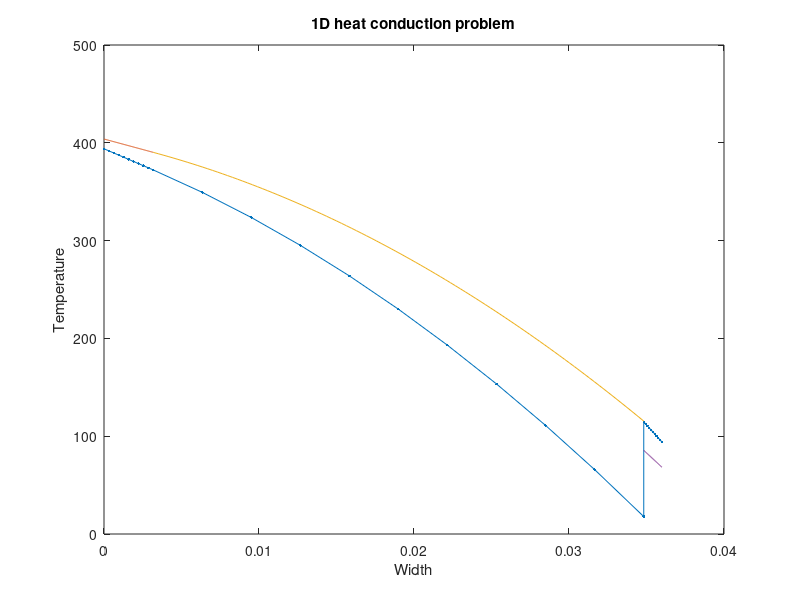

Write MATLAB code to recreate this figure.
function F=driver

% clear the console screen
clc; close all;clf
% load the data structure with info pertaining to the physical problem
global dat
dat.condu=@condu;
dat.esrc=@esrc;
dat.hgap=15764;
dat.hcv=20000;
dat.width=[0.003175 0.034823 0.036];
bc.left.type=1; %0=neumann, 1=robin, 2=dirichlet
bc.left.C=400; % (that data is C in: kdu/dn=C // u-k/hcv*du/dn =C // u=C)
bc.rite.type=1;
bc.rite.C=80;
dat.bc=bc; clear bc;

% load the numerical parameters, npar, structure pertaining to numerics
% number of elements
npar.ne = 10;
npar.nelgap = 2*npar.ne;
npar.nel = 3*npar.ne;
% domain
npar.x(1:(npar.ne+1)) = linspace(0,dat.width(1),npar.ne+1);
npar.x((npar.ne+1):(2*npar.ne+1)) = linspace(dat.width(1),dat.width(2),npar.ne+1);
npar.x((2*npar.ne+1):(3*npar.ne+1)) = linspace(dat.width(2),dat.width(3),npar.ne+1);
% polynomial degree
npar.porder=1;
% nbr of dofs per variable
npar.ndofs = npar.porder*npar.nel+2;
% connectivity
gn=zeros(npar.nel,npar.porder+1);
gn(1,:)=linspace(1,npar.porder+1,npar.porder+1);
for iel=2:npar.nelgap
    gn(iel,:)=[gn(iel-1,end) , gn(iel-1,2:end)+npar.porder ];
end
for iel=(npar.nelgap+2)
    gn(iel-1,:)=[gn(iel-2,end)+1 , gn(iel-2,2:end)+1+npar.porder ];
end
for iel=(npar.nelgap+2):npar.nel
    gn(iel,:)=[gn(iel-1,end) , gn(iel-1,2:end)+npar.porder ];
end
npar.gn=gn; clear gn;

% solve system
F = solve_fem3(dat,npar);
% plot
figure(1)

npar.xf(1:(npar.ne+1)) = linspace(0,dat.width(1),npar.ne+1);
npar.xf((npar.ne+1):(2*npar.ne+1)) = linspace(dat.width(1),dat.width(2),npar.ne+1);
npar.xf((2*npar.ne+2):(3*npar.ne+2)) = linspace(dat.width(2),dat.width(3),npar.ne+1);

plot(npar.xf,F,'.-'); hold all
title('1D heat conduction problem')
xlabel('Width')
ylabel('Temperature')

% verification is always good
verif_hc_eq;

return
end

%%%%%%%%%%%%%%%%%%%%%%%%%%%%%%%%%%%%%

function u=solve_fem3(dat, npar)

% initial guess
% (not needed if a direct method is used to solve the linear system)
u=ones(npar.ndofs,1);

% assemble the matrix and the rhs
[A,b]=assemble_system(npar,dat);

% solve
u=A\b;

return
end
%%%%%%%%%%%%%%%%%%%%%%%%%%%%%%%%%%%%%

function [A,rhs]=assemble_system(npar,dat)

% assemble the matrix, the rhs, apply BC

% shortcuts
porder= npar.porder;
gn    = npar.gn;
nel   = npar.nel;
g1 = npar.nelgap+1;
g2 = npar.nelgap+2;
% ideally, we would analyze the connectivity to determine nnz
nnz=(porder+3)*nel; %this is an upperbound, not exact
% n: linear system size
n=nel*porder+2;
% allocate memory
A=spalloc(n,n,nnz);
rhs=zeros(n,1);

% compute local matrices
% load Gauss Legendre quadrature (GLQ is exact on polynomials of degree up to 2n-1,
% while using only integrand evaluations (n-point quadrature).
% estimate the max poly order (it comes from the mass matrix  when coef. are
% piecewise constant and the material mesh matches the computational mesh
poly_max=2*porder;
[xq,wq] = GLNodeWt(porder+1);
% initialize local matrices/vectors
m=zeros(porder+1,porder+1);
k=m;
f=zeros(porder+1,1);
% store shapeset
[b,dbdx] =feshpln(xq,porder);

% definition of the weak form:
% int_domain (grad u D grad b) - int_bd_domain (b D grad u n) ...
%      = int_domain (b rhs)

% loop over elements
for iel=1:npar.nel
    % element extremities
    x0=npar.x(iel);
    x1=npar.x(iel+1);
    % jacobian of the transformation to the ref. element
    Jac=(x1-x0)/2;
    % get x values in the interval
    x=(x1+x0)/2+xq*(x1-x0)/2;
    d=dat.condu(x);
    q=dat.esrc(x);
    % compute local matrices + load vector
    for i=1:porder+1
        for j=1:porder+1
            m(i,j)= dot(0.*wq.*b(:,i)    , b(:,j));
            k(i,j)= dot(d.*wq.*dbdx(:,i) , dbdx(:,j));
        end
        f(i)= dot(q.*wq, b(:,i));
    end
    % assemble
    A(gn(iel,:),gn(iel,:)) = A(gn(iel,:),gn(iel,:)) + ...
       m*Jac + k/Jac;
    rhs(gn(iel,:)) = rhs(gn(iel,:)) + f*Jac;
end

A(g1,g1)=A(g1,g1)+dat.hgap;
A(g1,g2)=A(g1,g2)-dat.hgap;
A(g2,g1)=A(g2,g1)-dat.hgap;
A(g1,g2)=A(g1,g2)+dat.hgap;

% apply natural BC
Dirichlet_nodes=[];
Dirichlet_val=[];
switch dat.bc.left.type
    case 0 % Neumann, int_bd_domain (b D grad u n) is on the RHS
        rhs(1)=rhs(1)+dat.bc.left.C;
    case 1 % Robin
        A(1,1)=A(1,1)+dat.hcv;
        rhs(1)=rhs(1)+dat.hcv*dat.bc.left.C;
    case 2 % Dirichlet
        Dirichlet_nodes=[Dirichlet_nodes 1];
        Dirichlet_val=[Dirichlet_val dat.bc.left.C];
end
switch dat.bc.rite.type
    case 0 % Neumann, int_bd_domain (b D grad u n) is on the RHS
        rhs(n)=rhs(n)+dat.bc.rite.C;
    case 1 % Robin
        A(n,n)=A(n,n)+dat.hcv;
        rhs(n)=rhs(n)+dat.hcv*dat.bc.rite.C;
    case 2 % Dirichlet
        Dirichlet_nodes=[Dirichlet_nodes n];
        Dirichlet_val=[Dirichlet_val dat.bc.rite.C];
end
% apply Dirichlet BC
for i=1:length(Dirichlet_nodes);% loop on the number of constraints
    id=Dirichlet_nodes(i);      % extract the dof of a constraint
    bcval=Dirichlet_val(i);
    rhs=rhs-bcval*A(:,id);  % modify the rhs using constrained value
    A(id,:)=0; % set all the id-th row to zero
    A(:,id)=0; % set all the id-th column to zero (symmetrize A)
    A(id,id)=1;            % set the id-th diagonal to unity
    rhs(id)=bcval;         % put the constrained value in the rhs
end

return
end
%%%%%%%%%%%%%%%%%%%%%%%%%%%%%%%%%%%%%

function [shapefun,dhdx]=feshpln (xv,p)
% computes the finite element basis functions and their first derivatives
% for any order p
% here, we use Lagrangian FE functions

xd=linspace(-1,1,p+1);

shapefun=zeros(length(xv),p+1);
dhdx    =zeros(length(xv),p+1);

% shape function
for i=1:p+1
    num=1.;
    den=1.;
    for j=1:p+1
        if(j~=i)
            num=num.*(xv-xd(j));
            den=den.*(xd(i)-xd(j));
        end
    end
    shapefun(:,i)=num./den;
end

% derivative of the shape function
for i=1:p+1
    sum=0.;
    den=1.;
    for j=1:p+1
        if(j~=i)
            num=1;
            for k=1:p+1
                if((k~=i)&&(k~=j))
                    num=num.*(xv-xd(k));
                end
            end
            sum=sum+num;
            den=den.*(xd(i)-xd(j));
        end
    end
    dhdx(:,i)=sum./den;
end

return
end
%%%%%%%%%%%%%%%%%%%%%%%%%%%%%%%%%%%%%%

function [x,w] = GLNodeWt(n)
% GLNodeWt  Nodes and weights for Gauss-Legendre quadrature of arbitrary order
%           obtained by solving an eigenvalue problem
%
% Synopsis:  [x,w] = GLNodeWt(n)
%
% Input:     n = order of quadrature rule
%
% Output:    x = vector of nodes
%            w = vector of weights

%  Algorithm based on ideas from Golub and Welsch, and Gautschi.  For a
%  condensed presentation see H.R. Schwarz, "Numerical Analysis: A
%  Comprehensive Introduction," 1989, Wiley.  Original MATLAB
%  implementation by H.W. Wilson and L.H. Turcotte, "Advanced Mathematics
%  and Mechanics Applications Using MATLAB," 2nd ed., 1998, CRC Press

beta   = (1:n-1)./sqrt(4*(1:n-1).^2 - 1);
J      = diag(beta,-1) + diag(beta,1);    % eig(J) needs J in full storage
[V,D]  = eig(J);
[x,ix] = sort(diag(D));  %  nodes are eigenvalues, which are on diagonal of D
w      = 2*V(1,ix)'.^2;  %  V(1,ix)' is column vector of first row of sorted V

return
end
%%%%%%%%%%%%%%%%%%%%%%%%%%%%%%%%%%%%%

function verif_hc_eq
global dat

cd=dat.condu; src=dat.esrc; hgap=dat.hgap; hcv=dat.hcv; L=dat.width; 

% general form of the solution:
% Zone 1 : T1 = B1*x + E1
% dT1/dx= B1
% Zone 2 : T2 = -q/(2*k2)*(x.^2) + B2*x + E2 = Y2*(x.^2) + B2*x + E2
% dT2/dx= -q/k2*x + B2 = Y1*x + B2
% Zone 3 : T3 = B3*x + E3
% dT3/dx= B3

% definition of 2 coefficients
Y1=-src(L(2))/cd(L(1));
Y2=-src(L(2))/(2*cd(L(2)));

switch dat.bc.left.type
    case 0 % Neumann
        % k1*du1/dn=C on the left becomes: -k1*du1/dx=C 
        % <==> -k1*B1=C <==> B1=-C/k1
        mat(1,1:6) =[1,0,0,0,0,0];
        b(1) = -dat.bc.left.C / cd(L(1));
    case 1 % Robin
        % u1-k1/hcv*du1/dn =C on the left becomes: u1+k1/hcv*du1/dx =C
        % <==> k1/hcv*B1+E1=C
        mat(1,1:6) =[cd(L(1))/hcv,1,0,0,0,0]; %cd(L(1))=cd(L(0)) in the function definition
        b(1) = dat.bc.left.C;
    case 2 % Dirichlet
        % u1=C <==> E1=C
        mat(1,1:6) =[0,1,0,0,0,0];
        b(1) = dat.bc.left.C;
end
switch dat.bc.rite.type
    case 0 % Neumann
        % k3*du3/dn=C on the right becomes: k3*du3/dx=C 
        % <==> k3*B3=C <==> B3=C/k3
        mat(6,1:6) =[0,0,0,0,1,0];
        b(6) = dat.bc.rite.C / cd(L(3));
    case 1 % Robin
        % u3-k3/hcv*du3/dn =C on the right becomes: u3-k3/hcv*du3/dx =C
        % <==> (L3-k3/hcv)B3+E3=C
        mat(6,1:6) =[0,0,0,0,L(3)-cd(L(3))/hcv,1];
        b(6) = dat.bc.rite.C;
    case 2 % Dirichlet
        % u3=C <==> B3*L+E3=C
        mat(6,1:6) =[0,0,0,0,L(3),1];
        b(6) = dat.bc.rite.C;
end

% fixed conditions
% continuity of T and flux between zone 1 and zone 2 (interface L1)
% T1(L1)=T2(L1) <==> B1*L1+E1=Y2*(L1^2)+B2*L1+E2
% <==> B1*L1+E1-B2*L1-E2=Y2*(L1^2)
mat(2,1:6) =[L(1),1,-L(1),-1,0,0];
b(2) =Y2*L(1)*L(1);
% phi1(L1)=phi2(L1) <==> k1*B1=k2*(Y1*L1+B2)
% <==> (k1/k2)*B1-B2=Y1*L1
mat(3,1:6) =[cd(L(1))/cd(L(2)),0,-1,0,0,0];
b(3) =Y1*L(1);

% discontinuity of T between zone 2 and zone 3 (interface L2)
% T2(L2)=Y2*(L2^2)+B2*L2+E2
% T3(L2)=B3*L2+E3
% Tg=(T2(L2)+T3(L2))/2
% -k2*dT2/dx=hgap(T2(L2)-Tg)
% <==> -k2(-q/k2*L2+B2)=hgap(T2(L2)-T3(L2))/2
% <==> (2k2+L2*hgap)B2+hgap*E2-L2*hgap*B3-hgap*E3=-hgap*Y2*(L2^2)+2*q*L2
mat(4,1:6) =[0,0,2*cd(L(2))+L(2)*hgap,hgap,-L(2)*hgap,-hgap];
b(4) =-hgap*Y2*L(2)*L(2)+2*src(L(2))*L(2);
% -k3*dT3/dx=hgap(Tg-T3(L2))
% <==> -k3*B3=hgap(T2(L2)-T3(L2))/2
% <==> L2*hgap*B2+hgap*E2+(2k3-L2*hgap)*B3-hgap*E3=-hgap*Y2*(L2^2)
mat(5,1:6) =[0,0,L(2)*hgap,hgap,2*cd(L(3))-L(2)*hgap,-hgap];
b(5) =-hgap*Y2*L(2)*L(2);

% get coefficient for the analytical solution
a=mat\b';
x1=linspace(0,L(1));
x2=linspace(L(1),L(2));
x3=linspace(L(2),L(3));
y1=a(1)*x1+a(2);
y2=Y2*(x2.^2)+a(3)*x2+a(4);
y3=a(5)*x3+a(6);

plot(x1,y1,x2,y2,x3,y3); hold all;
title('1D heat conduction problem')
xlabel('Width')
ylabel('Temperature')

return
end

%%%%%%%%%%%%%%%%%%%%%%%%%%%%%%%%%%%%%
function y=condu(x)
global dat
if x<=dat.width(2)
    y=18;
else
    y=16;
end
return
end
%%%%%%%%%%%%%%%%%%%%%%%%%%%%%%%%%%%%%
function y=esrc(x)
global dat
if (x>dat.width(1) & x<=dat.width(2)) 
    y=5000000;
else
    y=0;
end
return
end
%%%%%%%%%%%%%%%%%%%%%%%%%%%%%%%%%%%%%